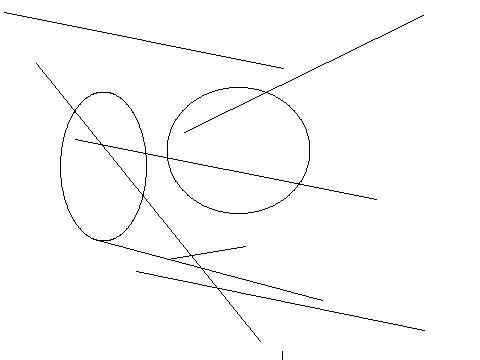

Generate this figure with Python:
from PIL import Image, ImageDraw
image1 = Image.new('RGB', (480, 360), '#ffffff')
draw = ImageDraw.Draw(image1)
c=[167,87,310,213]
draw.ellipse(c,'#ffffff','#000000')
c=[445,441,233,271]
draw.ellipse(c,'#ffffff','#000000')
c=[401,287,70,155]
draw.ellipse(c,'#ffffff','#000000')
c=[60,92,146,241]
draw.ellipse(c,'#ffffff','#000000')
c=[372,15,110,40]
draw.ellipse(c,'#ffffff','#000000')
l=[283,68,4,12]
draw.line(l,'#000000')
l=[423,15,184,132]
draw.line(l,'#000000')
l=[245,246,167,259]
draw.line(l,'#000000')
l=[36,63,260,341]
draw.line(l,'#000000')
l=[322,300,94,239]
draw.line(l,'#000000')
l=[424,330,136,271]
draw.line(l,'#000000')
l=[287,471,282,351]
draw.line(l,'#000000')
l=[376,199,75,139]
draw.line(l,'#000000')
image1.save('Artist83.png')